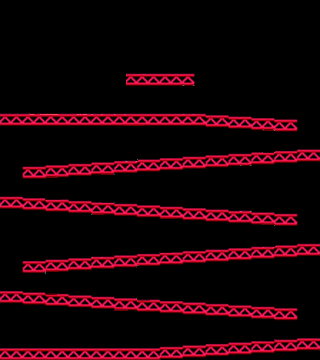

A 2D game scene composited from a Tiled map and its tileset images. What follows is a short description and the map's XML, with every tile layer's data as written:
An orthogonal 10x10 tile map with 32x36 px tiles, 1 tile layer (Capa de Patrones 1), 2 tilesets and 7 objects.

<map version="1.0" tiledversion="2017.11.22" orientation="orthogonal" renderorder="right-down" width="10" height="10" tilewidth="32" tileheight="36" infinite="0" nextobjectid="9">
 <tileset firstgid="1" source="plataformas.tsx" />
 <tileset firstgid="1" source="plataformas.tsx" />
 <layer name="Capa de Patrones 1" width="10" height="10">
  <data encoding="csv">
1,2,3,4,5,6,7,8,9,0,
11,12,13,14,15,16,17,18,19,20,
21,22,23,24,25,26,27,28,29,30,
31,32,33,34,35,36,37,38,39,40,
41,42,43,44,45,46,47,48,49,50,
51,52,53,54,55,56,57,58,59,60,
61,62,63,64,65,66,67,68,69,70,
71,72,73,74,75,76,77,78,79,80,
81,82,83,84,85,86,87,88,89,90,
91,92,93,94,95,96,97,98,99,100
</data>
 </layer>
 <objectgroup name="colisiones">
  <object id="1" x="0.5" y="347.5">
   <polyline points="0,0 158.75,0.25 260,-6 319.25,-9.5 319.25,3.5 159.5,12.25 71.25,12 -0.25,11.75 -0.25,0" />
  </object>
  <object id="2" x="0.5" y="302.5">
   <polyline points="0,0 250.75,15.5 297,18 296.75,5.75 135.25,-4.25 21.25,-12.5 0,-12.25 0,-0.5" />
  </object>
  <object id="3" x="22.25" y="260.25">
   <polyline points="0,0 210,-11.75 274.5,-17 297.25,-16.75 297.5,-5 275,-5 23.25,13.25 0,13.25 0,0" />
  </object>
  <object id="5" x="297.75" y="213.25">
   <polyline points="0,0 -0.25,12 -23.75,11.75 -229.25,-0.25 -297.5,-4.5 -297.5,-17 -274.75,-17.25 -22.75,-0.25 0.25,-0.25" />
  </object>
  <object id="6" x="22" y="166">
   <polyline points="0,0 0.25,13 24.25,13 275.25,-3.25 297.75,-3.75 297.5,-16.75 275.5,-16.5 46,-1 22.5,0.25 0.25,-0.25" />
  </object>
  <object id="7" x="0" y="113">
   <polyline points="0,0 0.25,12.5 205.25,12.5 276.75,18.5 297.75,18.25 297.75,6.25 205.25,0.25 67,0.25 -0.25,0" />
  </object>
  <object id="8" x="126" y="73.25">
   <polyline points="0,0 0,12.25 68.75,12.25 68.5,-0.25 0.25,0" />
  </object>
 </objectgroup>
</map>